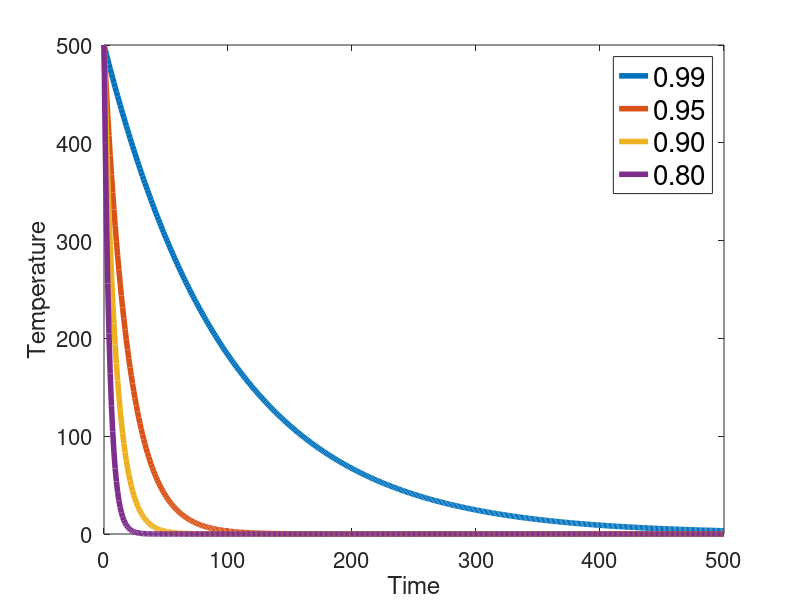

Recreate this plot in MATLAB.
  1;

  ##############################################################################
  # FUNCTIONS
  ##############################################################################

  ##============================================================================
  #
  function y = geometric(T0, x, a)
    y = [T0];

    for i = 2:length(x)
      y = [y; a*y(i-1)];
    endfor
  endfunction


  ##############################################################################
  # SCRIPT
  ##############################################################################

  ## Generate x vector
  x = 0:1:500;

  ## Initial temperature
  T0 = 500;

  ## Configure Plot
  set(0, "defaultlinelinewidth", 4);
  set(0, "defaultaxesfontsize", 16); % axes labels

  ## Plots
  figure(1);
  clf();
  plot(x, geometric(T0, x, 0.99));
  hold on;
  plot(x, geometric(T0, x, 0.95));
  plot(x, geometric(T0, x, 0.90));
  plot(x, geometric(T0, x, 0.80));
  hold off;

  ## Legend
  l = legend({'0.99', '0.95', '0.90', '0.80'});
  set(l, "fontsize", 20);

  ## Configure Plot
  ## set(0, "defaultlinelinewidth", 10);
  ## set(0, "defaultaxesfontsize", 32); % axes labels

  xlabel ("Time");
  ylabel ("Temperature");

  ## Output plot
  print(1, "geometric.png");
